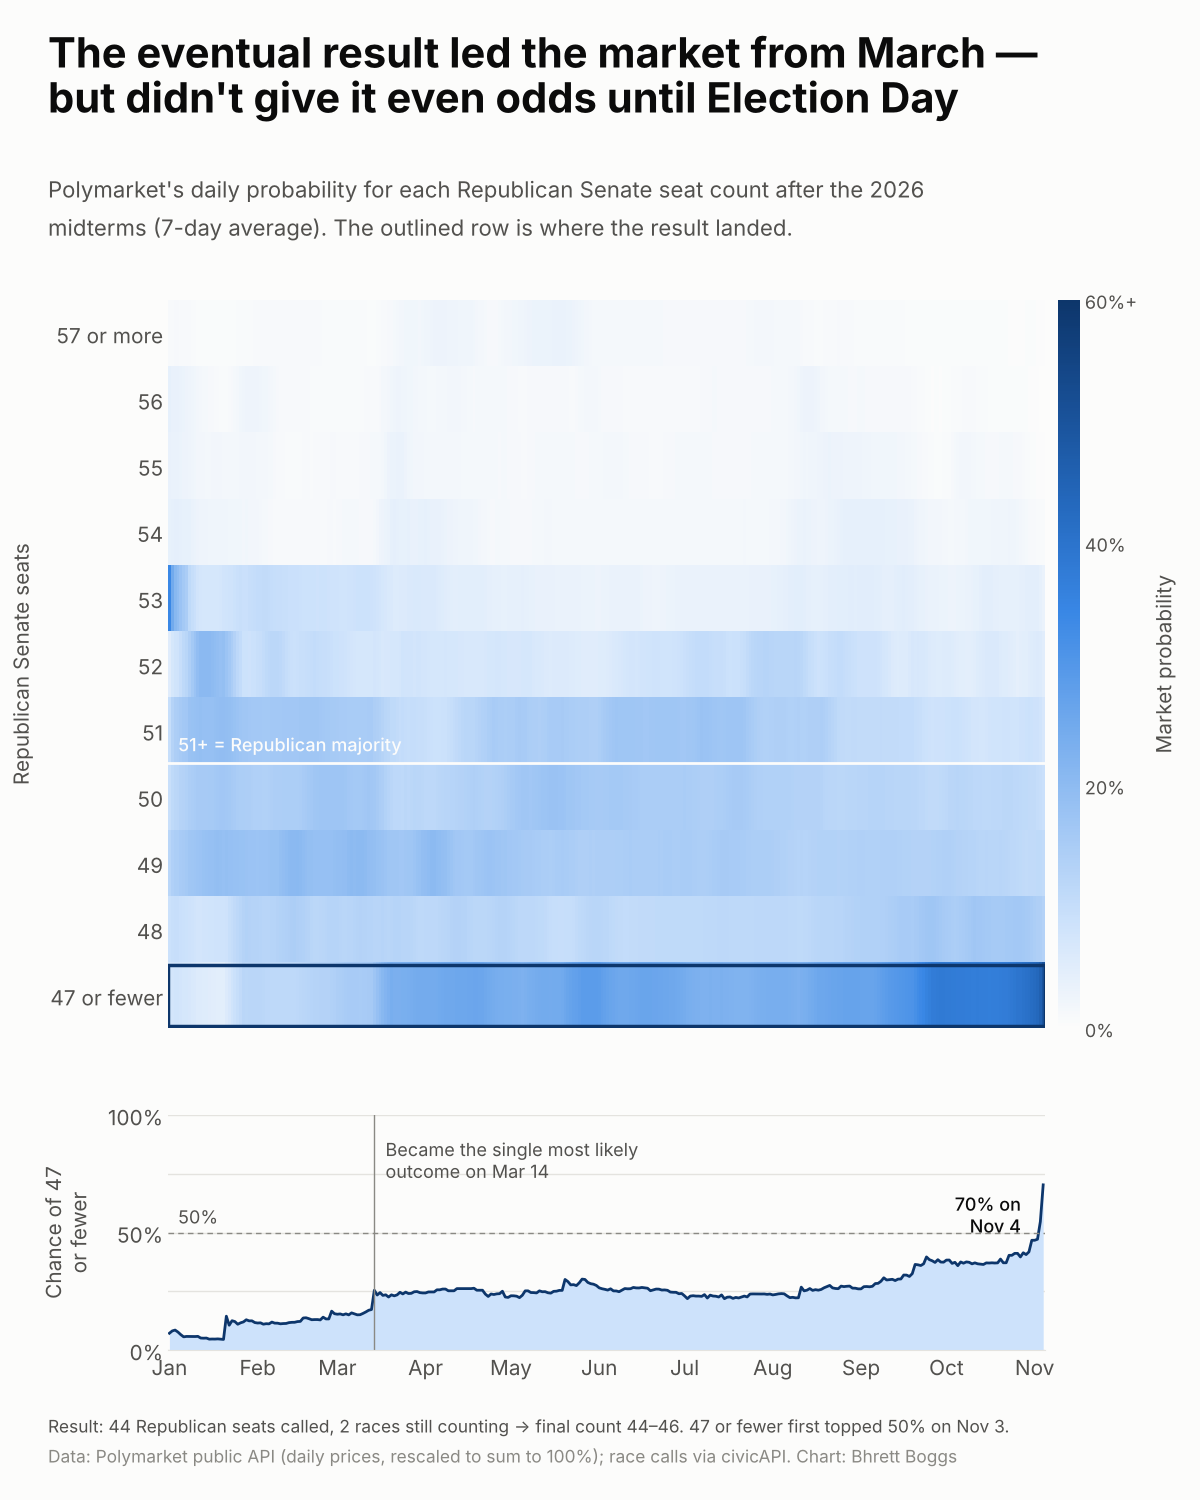

The script that saved this image:
"""What the prediction market expected: Republican Senate seats after the 2026 midterms.

Reads  data/clean/pm_senate_seats.csv  (daily probability per seat range, sums to 1)
Writes viz/market_expectations/senate_seats_heatmap.png  (1200 x 1500, LinkedIn portrait)

Top panel: one row per seat range, one column per day, darker = more likely.
Bottom panel: the chance the market gave the range the result landed in.
"""
from pathlib import Path

import matplotlib.dates as mdates
import matplotlib.pyplot as plt
import pandas as pd
from matplotlib.colors import LinearSegmentedColormap

HERE = Path(__file__).resolve().parent
CLEAN = HERE.parents[1] / "data" / "clean"

# Result (as of Nov 7, 2026): 44 Republican seats called, 2 races uncalled,
# so the final count is 44-46 -> the "47 or fewer" range either way.
RESULT_RANGE = "≤47"
RESULT_NOTE = "Result: 44 Republican seats called, 2 races still counting → final count 44–46"

SURFACE = "#fcfcfb"
INK = "#0b0b0b"
INK_2 = "#52514e"
MUTED = "#8a8984"
GRID = "#e4e3df"
BLUE = ["#fcfcfb", "#cde2fb", "#9ec5f4", "#6da7ec", "#3987e5", "#256abf", "#184f95", "#0d366b"]
ACCENT = "#0d366b"

plt.rcParams.update({
    "font.family": "Inter", "font.size": 15, "text.color": INK,
    "axes.edgecolor": GRID, "axes.labelcolor": INK_2,
    "xtick.color": INK_2, "ytick.color": INK_2, "figure.facecolor": SURFACE, "axes.facecolor": SURFACE,
})


def main() -> None:
    s = pd.read_csv(CLEAN / "pm_senate_seats.csv", parse_dates=["date"], index_col="date")
    # The first two weeks are the market opening at near-flat placeholder prices.
    s = s.loc["2026-01-01":]
    p_result = s[RESULT_RANGE]
    # Heatmap shows a 7-day average to calm thin-market noise; the line and the dates use raw daily prices.
    smooth = s.rolling(7, min_periods=1).mean()
    led_since = (s.idxmax(axis=1) != RESULT_RANGE)[::-1].idxmax() + pd.Timedelta(days=1)
    over_half = s.index[p_result > 0.5].min()

    fig = plt.figure(figsize=(12, 15), dpi=100)
    gs = fig.add_gridspec(2, 2, height_ratios=[3.1, 1], width_ratios=[40, 1],
                          left=0.14, right=0.9, top=0.80, bottom=0.10, hspace=0.18, wspace=0.03)
    ax = fig.add_subplot(gs[0, 0])
    cax = fig.add_subplot(gs[0, 1])
    ax2 = fig.add_subplot(gs[1, 0], sharex=ax)

    # --- heatmap -----------------------------------------------------------------
    cmap = LinearSegmentedColormap.from_list("seq_blue", BLUE)
    x = mdates.date2num(s.index.to_pydatetime())
    edges_x = list(x - 0.5) + [x[-1] + 0.5]
    rows = list(s.columns)  # ≤47 ... 57+, bottom to top
    mesh = ax.pcolormesh(edges_x, range(len(rows) + 1), smooth.T.values, cmap=cmap, vmin=0, vmax=0.6,
                         shading="flat", rasterized=True)
    ax.set_yticks([i + 0.5 for i in range(len(rows))])
    ax.set_yticklabels(["47 or fewer" if r == "≤47" else ("57 or more" if r == "57+" else r) for r in rows])
    ax.set_ylabel("Republican Senate seats", labelpad=12)
    ax.tick_params(length=0)
    for side in ("top", "right", "left", "bottom"):
        ax.spines[side].set_visible(False)
    # 50 seats: the line between majority and minority (VP breaks a 50-50 tie).
    y50 = rows.index("50") + 1
    ax.axhline(y50, color=SURFACE, lw=2)
    ax.text(x[3], y50 + 0.12, "51+ = Republican majority", color=SURFACE, fontsize=13, va="bottom", weight="medium")
    # Outline the row the result landed in.
    ax.add_patch(plt.Rectangle((edges_x[0], 0.04), edges_x[-1] - edges_x[0], 0.92, fill=False,
                               ec=ACCENT, lw=2.5, zorder=3))

    cb = fig.colorbar(mesh, cax=cax, ticks=[0, 0.2, 0.4, 0.6])
    cb.ax.set_yticklabels(["0%", "20%", "40%", "60%+"])
    cb.outline.set_visible(False)
    cb.ax.tick_params(length=0, labelsize=13)
    cb.set_label("Market probability", color=INK_2, labelpad=10)

    # --- probability of the eventual answer ---------------------------------------
    ax2.fill_between(s.index, p_result, color="#cde2fb", lw=0)
    ax2.plot(s.index, p_result, color=ACCENT, lw=2)
    ax2.axhline(0.5, color=MUTED, lw=1, ls=(0, (4, 3)))
    ax2.text(s.index[3], 0.52, "50%", color=INK_2, fontsize=13, va="bottom")
    ax2.set_ylim(0, 1)
    ax2.set_yticks([0, 0.25, 0.5, 0.75, 1])
    ax2.set_yticklabels(["0%", "", "50%", "", "100%"])
    ax2.grid(axis="y", color=GRID, lw=1)
    ax2.set_axisbelow(True)
    for side in ("top", "right", "left"):
        ax2.spines[side].set_visible(False)
    ax2.tick_params(length=0)
    ax2.set_ylabel("Chance of 47\nor fewer", labelpad=12)
    last = s.index[-1]
    ax2.annotate(f"{p_result.iloc[-1]:.0%} on\n{last:%b %-d}", (last, p_result.iloc[-1]), xytext=(-16, -6),
                 textcoords="offset points", ha="right", va="top", fontsize=13, color=INK, weight="medium")
    ax2.axvline(led_since, color=MUTED, lw=1)
    ax2.annotate(f"Became the single most likely\noutcome on {led_since:%b %-d}", (led_since, 0.9),
                 xytext=(8, 0), textcoords="offset points", fontsize=13, color=INK_2, va="top")
    ax2.xaxis.set_major_locator(mdates.MonthLocator())
    ax2.xaxis.set_major_formatter(mdates.DateFormatter("%b"))
    plt.setp(ax.get_xticklabels(), visible=False)

    # --- titles and footer --------------------------------------------------------
    fig.text(0.04, 0.955, "The eventual result led the market from March —", fontsize=30, weight="bold")
    fig.text(0.04, 0.925, "but didn't give it even odds until Election Day", fontsize=30, weight="bold")
    fig.text(0.04, 0.885, "Polymarket's daily probability for each Republican Senate seat count after the 2026\n"
                          "midterms (7-day average). The outlined row is where the result landed.", fontsize=16, color=INK_2,
             va="top", linespacing=1.4)
    fig.text(0.04, 0.045, RESULT_NOTE + f". 47 or fewer first topped 50% on {over_half:%b %-d}.",
             fontsize=12.5, color=INK_2)
    fig.text(0.04, 0.025, "Data: Polymarket public API (daily prices, rescaled to sum to 100%); race calls via civicAPI. "
                          "Chart: Bhrett Boggs", fontsize=12.5, color=MUTED)

    out = HERE / "senate_seats_heatmap.png"
    fig.savefig(out, facecolor=SURFACE)
    print(f"wrote {out}  (led since {led_since:%Y-%m-%d}, over 50% from {over_half:%Y-%m-%d})")


if __name__ == "__main__":
    main()
